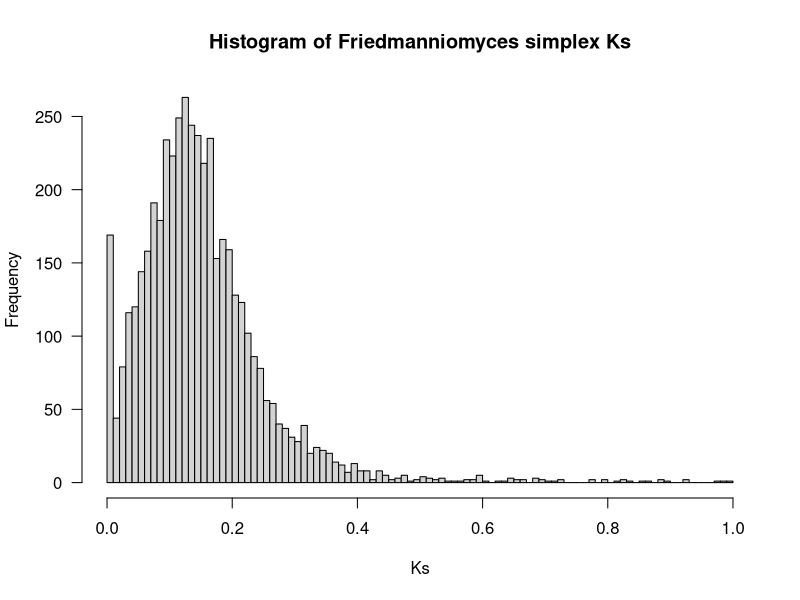
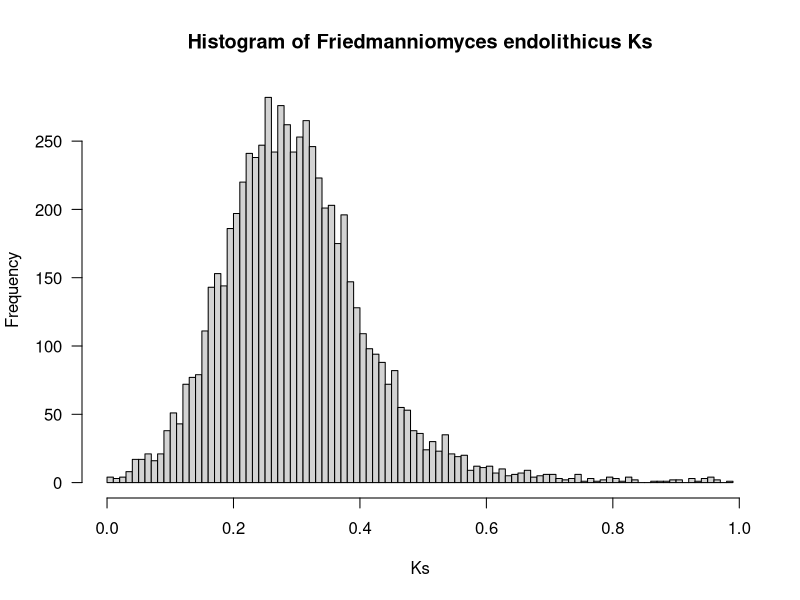
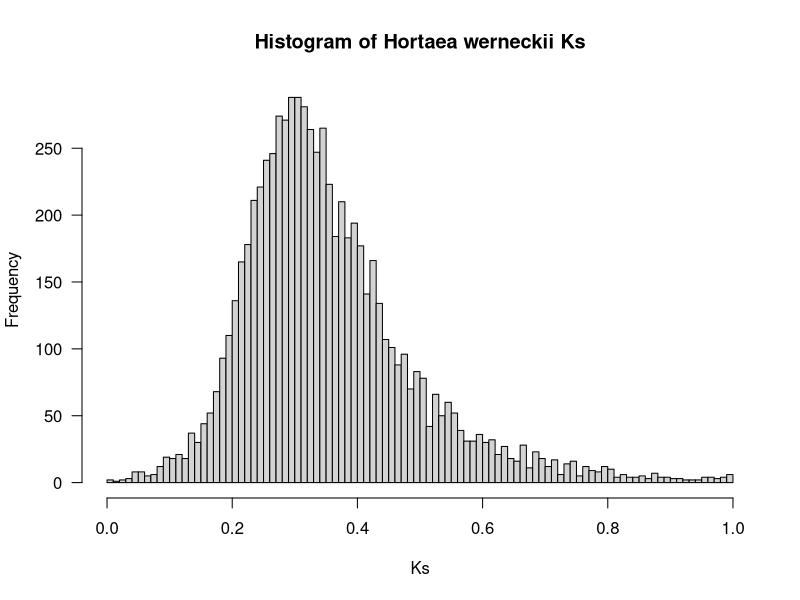
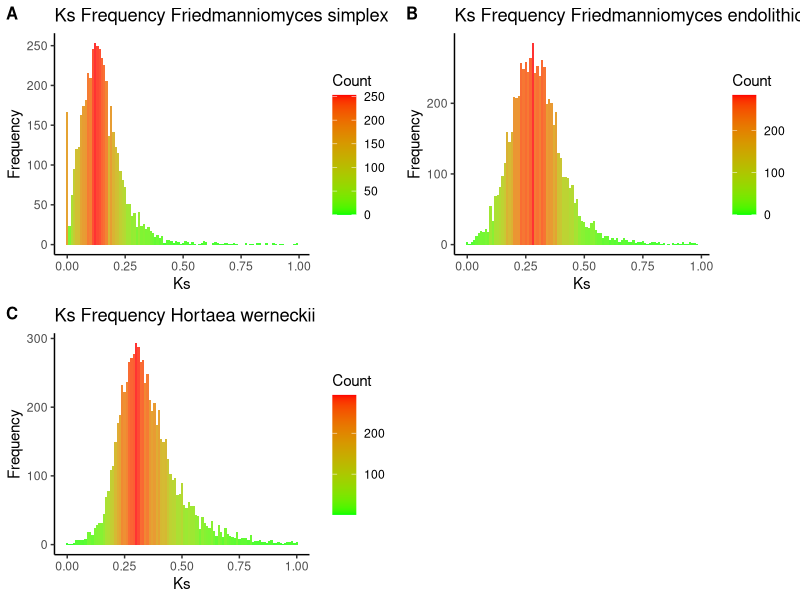
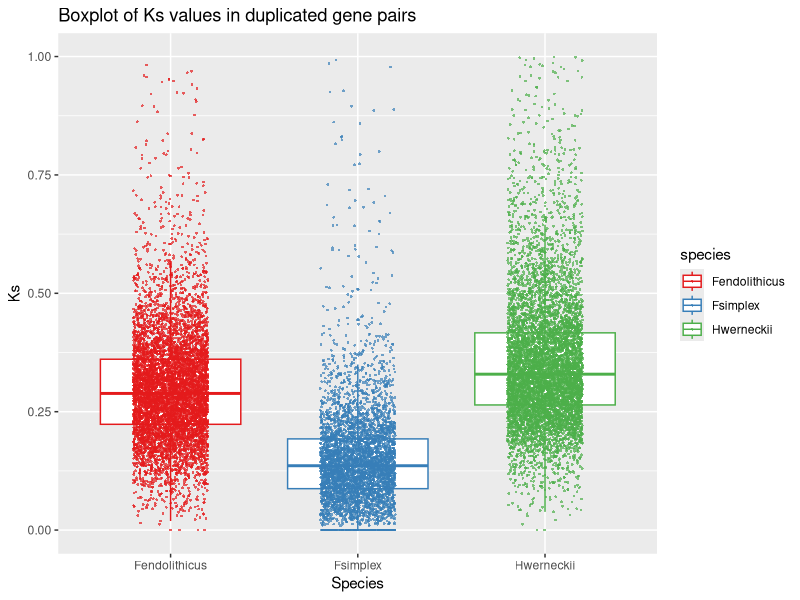
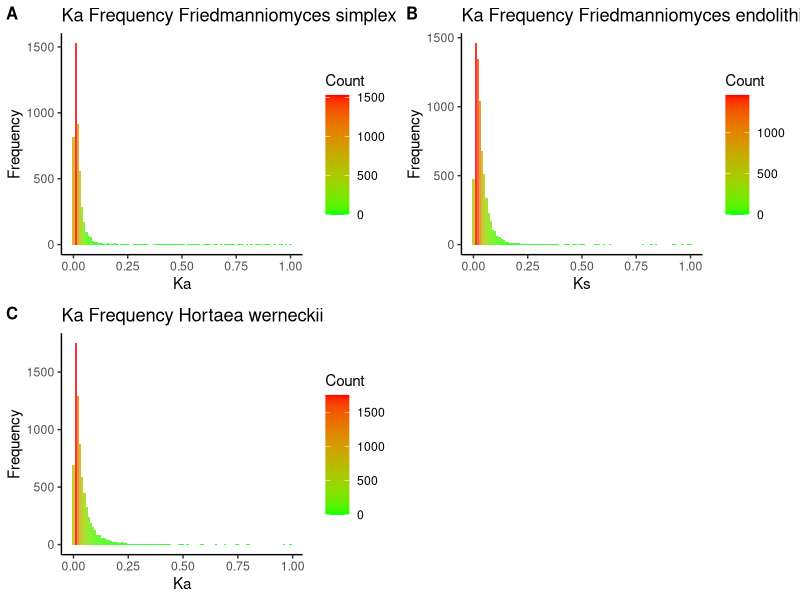
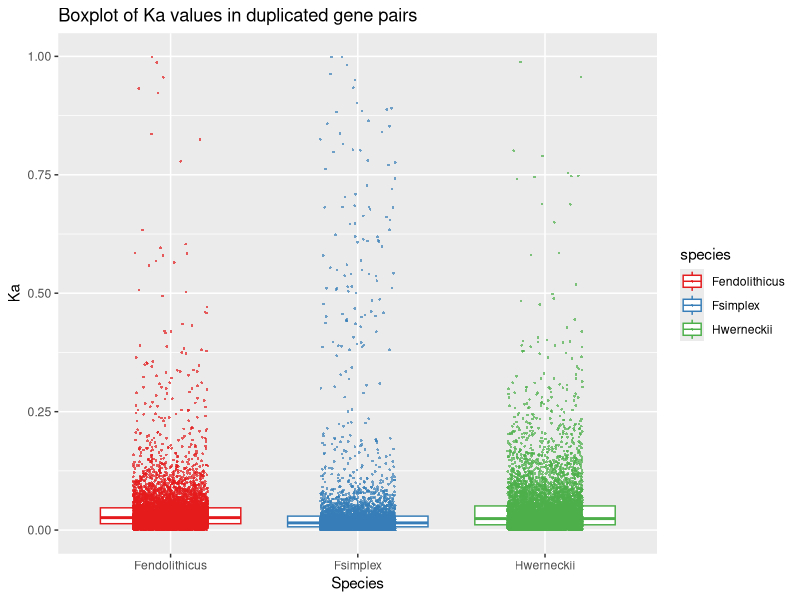
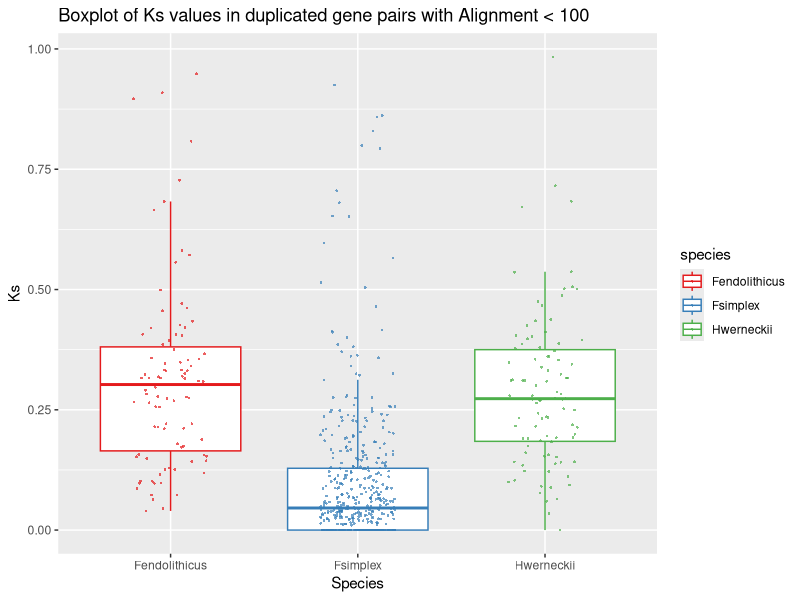

Write R code to recreate these figures, in order.
# based on Tania-K but simplified

library(ggplot2)
library(readr)
library(dplyr)
library(tidyverse)
library(RColorBrewer)
library(cowplot)

#Using base R hist function
pdf("plots/Ks_histogram1.pdf")

FsAll <- read_tsv("data/Friedmanniomyces_simplex_CCFEE_5184.KaKs.tsv")
Fs2 <-FsAll %>% filter(dN <= 1)
Fs <- FsAll %>% filter(dS <= 1)
hist(Fs$dS,
       main="Histogram of Friedmanniomyces simplex Ks",
       xlab="Ks",
       ylab="Frequency",
       las=1,
       100)

FeAll = read_tsv("data/Friedmanniomyces_endolithicus_CCFEE_5311.KaKs.tsv")
Fe2=FeAll %>% filter(dN <= 1)
Fe= FeAll %>% filter(dS <= 1)

hist(Fe$dS,
       main="Histogram of Friedmanniomyces endolithicus Ks",
       xlab="Ks",
       ylab="Frequency",
       las=1,
       100)

HwAll=read_tsv("data/Hortaea_werneckii_EXF-2000-UCR.KaKs.tsv")
Hw2=HwAll%>% filter(dN <=1)
Hw=HwAll %>% filter(dS <=1)
hist(Hw$dS,
       main="Histogram of Hortaea werneckii Ks",
       xlab="Ks",
       ylab="Frequency",
       las=1,
       100)

dev.off()

#I wanted to work with ggplot here to get nicer figures.
KsPlotFile = "plots/Ks_histogram2.pdf"

p1 <- ggplot(Fs,aes(x=dS)) + geom_histogram(binwidth=0.01,aes(fill=..count..), alpha = .8) + labs(title="Ks Frequency Friedmanniomyces simplex", x="Ks", y="Frequency") +
        scale_fill_gradient("Count", low="green", high="red") + theme_classic()


p2 <- ggplot(Fe,aes(x=dS)) + geom_histogram(binwidth=0.01,aes(fill=..count..), alpha = .8) + labs(title="Ks Frequency Friedmanniomyces endolithicus", x="Ks", y="Frequency") +
        scale_fill_gradient("Count", low="green", high="red") + theme_classic()

p3 <- ggplot(Hw,aes(x=dS)) + geom_histogram(binwidth=0.01,aes(fill=..count..), alpha = .8) + labs(title="Ks Frequency Hortaea werneckii ", x="Ks", y="Frequency") +
        scale_fill_gradient("Count", low="green", high="red") + theme_classic()

gridplot = plot_grid(p1, p2, p3, labels = c('A', 'B', 'C'), label_size = 12)
ggsave(KsPlotFile,gridplot,width=10)

comboData <- bind_rows(
        Fs %>% select(dS) %>% rename(Fsimplex = dS) %>% gather("species","dS"),
        Fe %>% select(dS) %>% rename(Fendolithicus = dS) %>% gather("species","dS"),
        Hw %>% select(dS) %>% rename(Hwerneckii = dS) %>% gather("species","dS")
)

KsPlotBarplot =  "plots/Ks_boxplot.pdf"
p<- ggplot(comboData,aes(x=species,y=dS,color=species)) + geom_boxplot(outlier.shape = NA) + geom_jitter(size = 0.6,width=0.2,alpha=0.7,shape=16) + 
        labs(title="Boxplot of Ks values in duplicated gene pairs", x="Species", y="Ks") + scale_color_brewer(palette='Set1')
ggsave(KsPlotBarplot,p,width=12) 


KaPlotFile = "plots/Ka_histogram.pdf"
d1 <- ggplot(Fs2,aes(x=dN)) + geom_histogram(binwidth=0.01,aes(fill=..count..), alpha = .8) + labs(title="Ka Frequency Friedmanniomyces simplex", x="Ka", y="Frequency") +
        scale_fill_gradient("Count", low="green", high="red") + theme_classic()


d2 <- ggplot(Fe2,aes(x=dN)) + geom_histogram(binwidth=0.01,aes(fill=..count..), alpha = .8) + labs(title="Ka Frequency Friedmanniomyces endolithicus", x="Ks", y="Frequency") +
        scale_fill_gradient("Count", low="green", high="red") + theme_classic()

d3 <- ggplot(Hw2,aes(x=dN)) + geom_histogram(binwidth=0.01,aes(fill=..count..), alpha = .8) + labs(title="Ka Frequency Hortaea werneckii ", x="Ka", y="Frequency") +
        scale_fill_gradient("Count", low="green", high="red") + theme_classic()

gridplot = plot_grid(d1, d2, d3, labels = c('A', 'B', 'C'), label_size = 12)
ggsave(KaPlotFile,gridplot,width=10)

comboData <- bind_rows(
        Fs2 %>% select(dN) %>% rename(Fsimplex = dN) %>% gather("species","dN"),
        Fe2 %>% select(dN) %>% rename(Fendolithicus = dN) %>% gather("species","dN"),
        Hw2 %>% select(dN) %>% rename(Hwerneckii = dN) %>% gather("species","dN")
)

KaPlotBarplot =  "plots/Ka_boxplot.pdf"
d<- ggplot(comboData,aes(x=species,y=dN,color=species)) + geom_boxplot(outlier.shape = NA) + geom_jitter(size = 0.6,width=0.2,alpha=0.7,shape=16) + 
        labs(title="Boxplot of Ka values in duplicated gene pairs", x="Species", y="Ka") + scale_color_brewer(palette='Set1')
ggsave(KaPlotBarplot,d,width=12) 


KsPlotBarplot =  "plots/Ks_boxplot_shortaln.pdf"
MAXLEN = 100
comboData <- bind_rows(
        Fs %>% filter(LENGTH <= MAXLEN) %>% select(dS) %>% rename(Fsimplex = dS) %>% gather("species","dS"),
        Fe %>% filter(LENGTH <= MAXLEN) %>% select(dS) %>% rename(Fendolithicus = dS) %>% gather("species","dS"),
        Hw %>% filter(LENGTH <= MAXLEN) %>% select(dS) %>% rename(Hwerneckii = dS) %>% gather("species","dS"),
)

p<- ggplot(comboData,aes(x=species,y=dS,color=species)) + geom_boxplot(outlier.shape = NA) + geom_jitter(size = 0.6,width=0.2,alpha=0.7,shape=16) + 
        labs(title=sprintf("Boxplot of Ks values in duplicated gene pairs with Alignment < %d",MAXLEN), x="Species", y="Ks") + scale_color_brewer(palette='Set1')
ggsave(KsPlotBarplot,p,width=12)

